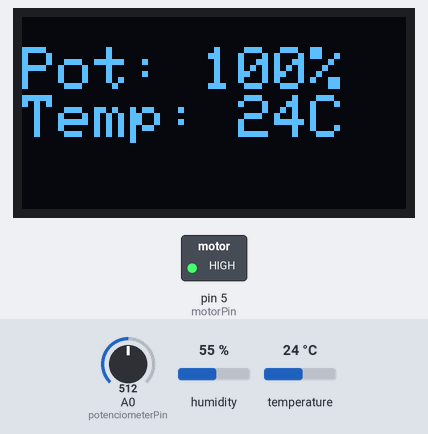
Recording of a sketch running on a simulated Arduino Uno, built with avr-gcc and run on an emulated ATmega328P. On the bench: 128×64 one-colour display, switched loads named in the sketch (green lamp = pin HIGH). The inputs (shaded band) are chosen by the test bench; at power-on: A0 (potenciometerPin) = 512, temperature 24 °C, humidity 55 %. What the sketch prints to the serial monitor is not drawn.

Above: at 1.2 s.
1.3 s: A0 (potenciometerPin) set to 111
2.8 s: A0 (potenciometerPin) set to 98
At 3.2 s:
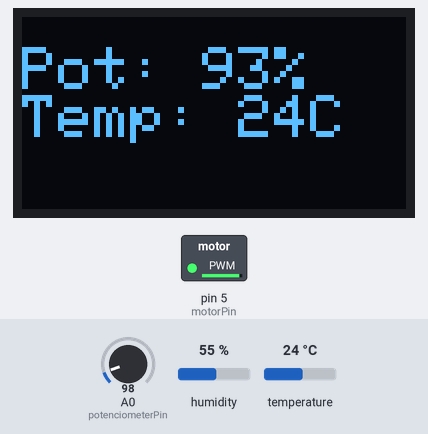
4.3 s: A0 (potenciometerPin) set to 5
At 4.7 s:
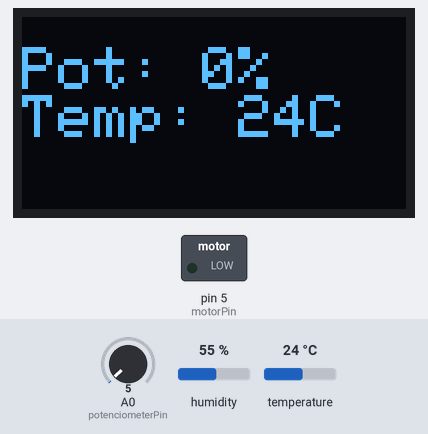
5.9 s: temperature set to 12 °C
At 7.0 s:
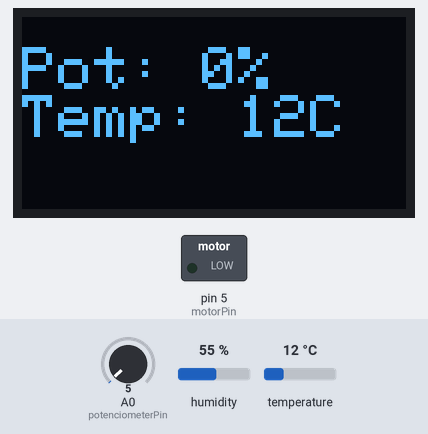
8.0 s: temperature set to 19 °C
At 9.3 s:
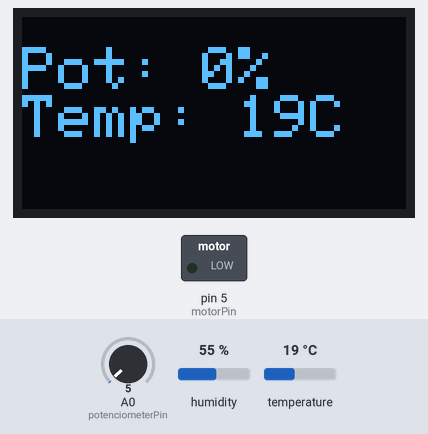
10.0 s: temperature set to 28 °C
At 11.6 s:
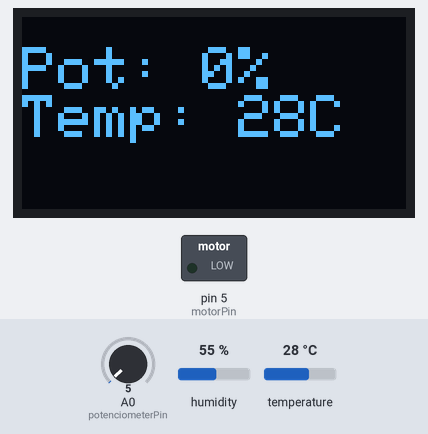
Timing chart, 0 to 13.1 s (numbered marks = the images above; inputs shaded):
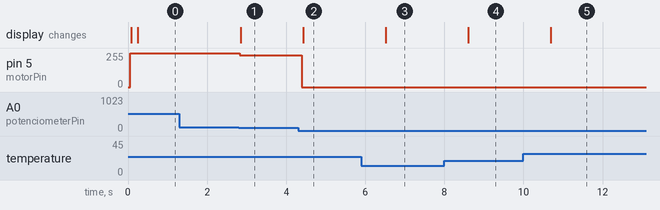

The sketch:

pedal.ino
```cpp
#include "Oled.h"

#include "DHT.h"
#include <DHT_U.h>

#define DHTPIN A1      // pino que estamos conectado
#define DHTTYPE DHT11  // DHT 11

#define potenciometerPin A0
#define motorPin 5


Oled oled;
int potMax = 105;
int potMin = 5;
float lastValue = 0;
DHT dht(DHTPIN, DHTTYPE);

int potData;
void setup() {
  // put your setup code here, to run once:
  Serial.begin(9600);
  pinMode(potenciometerPin, INPUT);
  pinMode(motorPin, OUTPUT);
  oled.begin();
}


void loop() {
  // put your main code here, to run repeatedly:
  potData = analogRead(potenciometerPin);

  int dataPercent = map(potData, potMin, potMax, 0, 100);
  int dataFilter = map(potData, potMin, potMax, 0, 255);
  if(dataPercent > 100)
    dataPercent = 100;
  if(dataPercent < 5)
    dataPercent = 0;
  float exponencial = pow(dataPercent, 1.505);
  Serial.println(dataFilter);
  if(dataFilter < 15)
    dataFilter = 0;
  else if(dataFilter > 255)
    dataFilter = 255;
  analogWrite(motorPin, dataFilter);

Serial.print("Pot: ");
Serial.println(potData);


  Serial.println(lastValue);

  oled.setDisplay(dataPercent, lastValue);
  float t = dht.readTemperature();

  if (!isnan(t)) {
    if(t < 0)
      t*= -1;
    lastValue = t;
  }
delay(100);

}
```

Oled.h
```cpp
#include <Adafruit_GFX.h>
#include <Adafruit_SSD1306.h>


#define SCREEN_WIDTH 128 // OLED display width, in pixels
#define SCREEN_HEIGHT 64 // OLED display height, in pixels

// Declaration for an SSD1306 display connected to I2C (SDA, SCL pins)
Adafruit_SSD1306 display(SCREEN_WIDTH, SCREEN_HEIGHT, &Wire, -1);


class Oled
{
  public:
    void begin();

    void setDisplay(int a, int b);
};

void Oled::begin(){
    display.begin(SSD1306_SWITCHCAPVCC, 0x3C);
    display.clearDisplay();
    setDisplay(0, 0);
}


void Oled::setDisplay(int a, int b) {

  display.setTextColor(WHITE);
  display.setCursor(0, 10);
  // Display static text
  display.setTextSize(2);
  display.print("Pot: ");
  display.print(a);
  display.println("\%");
  display.print("Temp: ");
  display.print(b);
  display.println("C");
  display.display();
  display.clearDisplay();
}
```

Measured:
- after the input at 1.3 s, every drawn part: stays the same
- after the input at 2.8 s, pin 5 (motorPin): 255/255 → 237/255 at once; the display: changes after 0.05 s (image 1)
- after the input at 4.3 s, pin 5 (motorPin): 237/255 → 0/255 after 0.10 s; the display: changes after 0.13 s (image 2)
- after the input at 5.9 s, the display: changes after 0.61 s (image 3)
- after the input at 8.0 s, the display: changes after 0.60 s (image 4)
- after the input at 10.0 s, the display: changes after 0.69 s (image 5)
